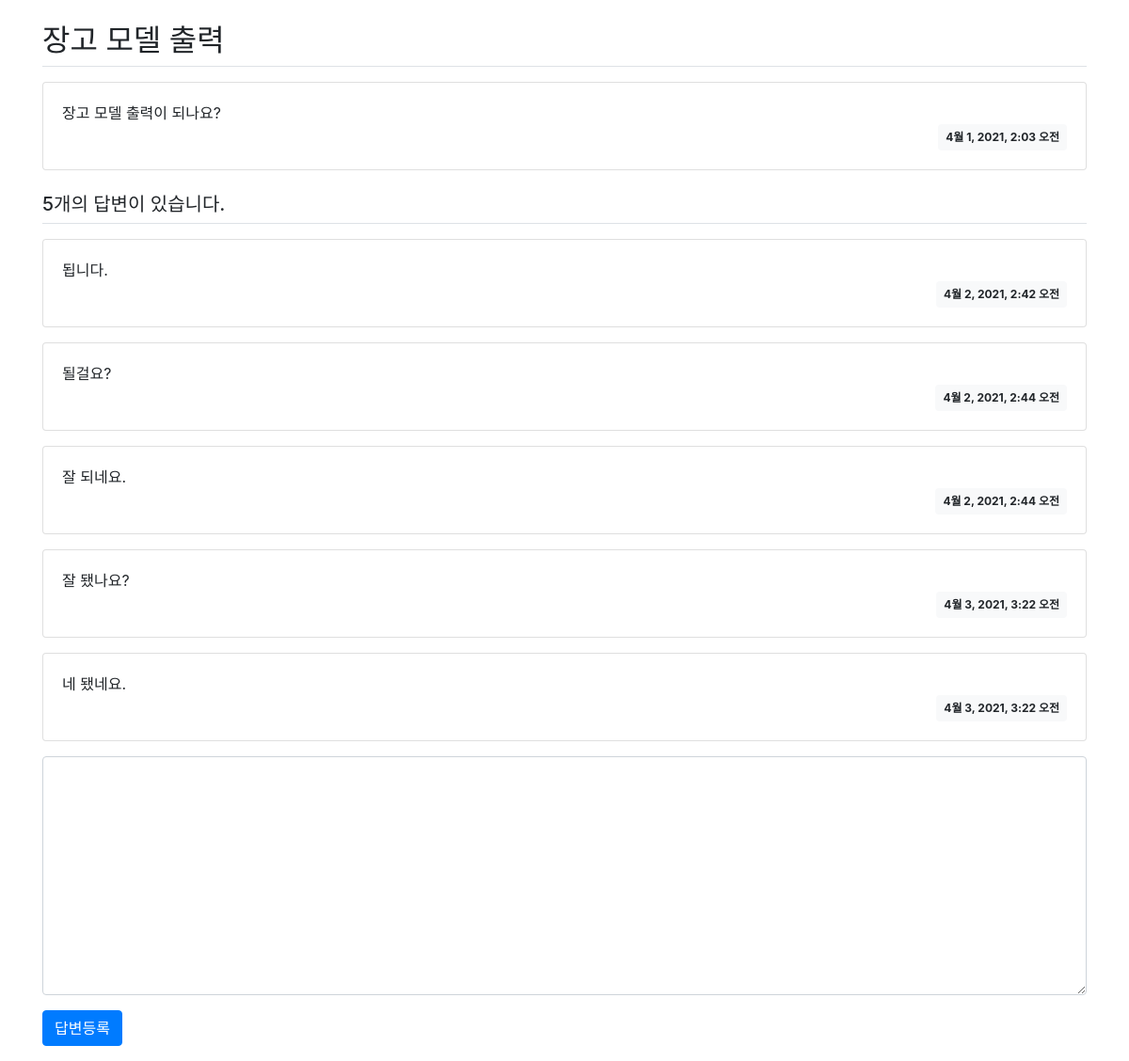
The app's page /pybo/4/ with its own data.
### pybo/models.py (models this page shows, shortened)
class Question(models.Model):
    subject = models.CharField(max_length=200)
    content = models.TextField()
    create_date = models.DateTimeField()

class Answer(models.Model):
    question = models.ForeignKey(Question, on_delete=models.CASCADE)
    content = models.TextField()
    create_date = models.DateTimeField()

### pybo/views.py (the view)
# urls.py: path('<int:question_id>/', views.detail, name='detail'),
def detail(request, question_id):
    question = get_object_or_404(Question, pk=question_id)
    context = {'question': question}
    return render(request, 'pybo/question_detail.html', context)

### templates/pybo/question_detail.html (shortened to what this page needs)
{% extends 'base.html' %}
{% block content %}
<div class="container my-3">
    <h2 class="border-bottom py-2">{{ question.subject }}</h2>
    <div class="card my-3">
        <div class="card-body">
            <div class="card-text" style="white-space: pre-line">{{ question.content }}</div>
            <div class="d-flex justify-content-end">
                <div class="badge badge-light p-2">
                    {{ question.create_date }}
                </div>
            </div>
        </div>
    </div>
    <h5 class="border-bottom my-3 py-2">{{ question.answer_set.count }}개의 답변이 있습니다.</h5>
    {% for answer in question.answer_set.all %}
        <div class="card my-3">
            <div class="card-body">
                <div class="card-text" style="white-space: pre-line">{{ answer.content }}</div>
                <div class="d-flex justify-content-end">
                    <div class="badge badge-light p-2">
                        {{ answer.create_date }}
                    </div>
                </div>
            </div>
        </div>
    {% endfor %}
    <form action="{% url 'pybo:answer_create' question.id %}" method="post" class="my-3">
        <div class="form-group">
            <textarea name="content" id="content" class="form-control" rows="10"></textarea>
        </div>
        <input type="submit" value="답변등록" class="btn btn-primary">
    </form>
</div>
{% endblock %}

### records on screen
Question: subject "장고 모델 출력", content "장고 모델 출력이 되나요?", create_date "4월 1, 2021, 2:03 오전", answer_set.count "5"
Answer: content "됩니다.", create_date "4월 2, 2021, 2:42 오전"
Answer: content "될걸요?", create_date "4월 2, 2021, 2:44 오전"
Answer: content "잘 되네요.", create_date "4월 2, 2021, 2:44 오전"
Answer: content "잘 됐나요?", create_date "4월 3, 2021, 3:22 오전"
Answer: content "네 됐네요.", create_date "4월 3, 2021, 3:22 오전"
